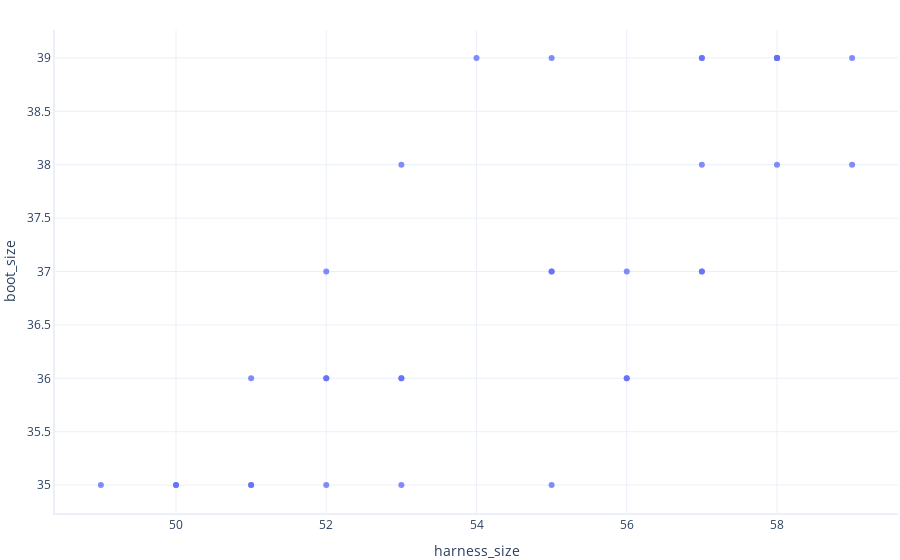

This figure's notebook cell:
### Markdown cell above
## Graph Data

Graphing data is often the easiest way to understand it. 

In these exercises, we usually make our graphs using code in a custom file we've created, called `graphing.py`, which you can look at on our github page.

Here, we'll practice making a graph without this custom code, however.

Lets make a simple graph of harness size versus boot size for our avalanche dogs with smaller feet.

### Code cell
# Load and prepare plotly to create our graphs
import plotly.express
import graphing # this is a custom file you can find in our code on github

# Show a graph of harness size by boot size:
plotly.express.scatter(data_smaller_paws, x="harness_size", y="boot_size")

### Figure 1 — Plotly figure (JSON) as saved in the notebook; plotly's stock layout.template omitted (floating-point values rounded to 4 significant figures)
{"data": [{"hovertemplate": "harness_size=%{x}<br>boot_size=%{y}<extra></extra>", "legendgroup": "", "marker": {"color": "#636efa", "symbol": "circle"}, "mode": "markers", "name": "", "orientation": "v", "showlegend": false, "type": "scatter", "x": [58, 58, 52, 58, 57, 52, 55, 53, 49, 56, 53, 58, 56, 51, 50, 59, 55, 50, 52, 53, 54, 56, 55, 57, 53, 57, 57, 55, 51, 52, 58, 57, 51, 59], "xaxis": "x", "y": [39, 38, 37, 39, 38, 35, 37, 36, 35, 36, 38, 39, 36, 36, 35, 38, 37, 35, 36, 35, 39, 37, 35, 39, 36, 37, 37, 39, 35, 36, 39, 39, 35, 39], "yaxis": "y"}], "layout": {"legend": {"tracegroupgap": 0}, "xaxis": {"anchor": "y", "domain": [0, 1], "title": {"text": "harness_size"}}, "yaxis": {"anchor": "x", "domain": [0, 1], "title": {"text": "boot_size"}}}}
